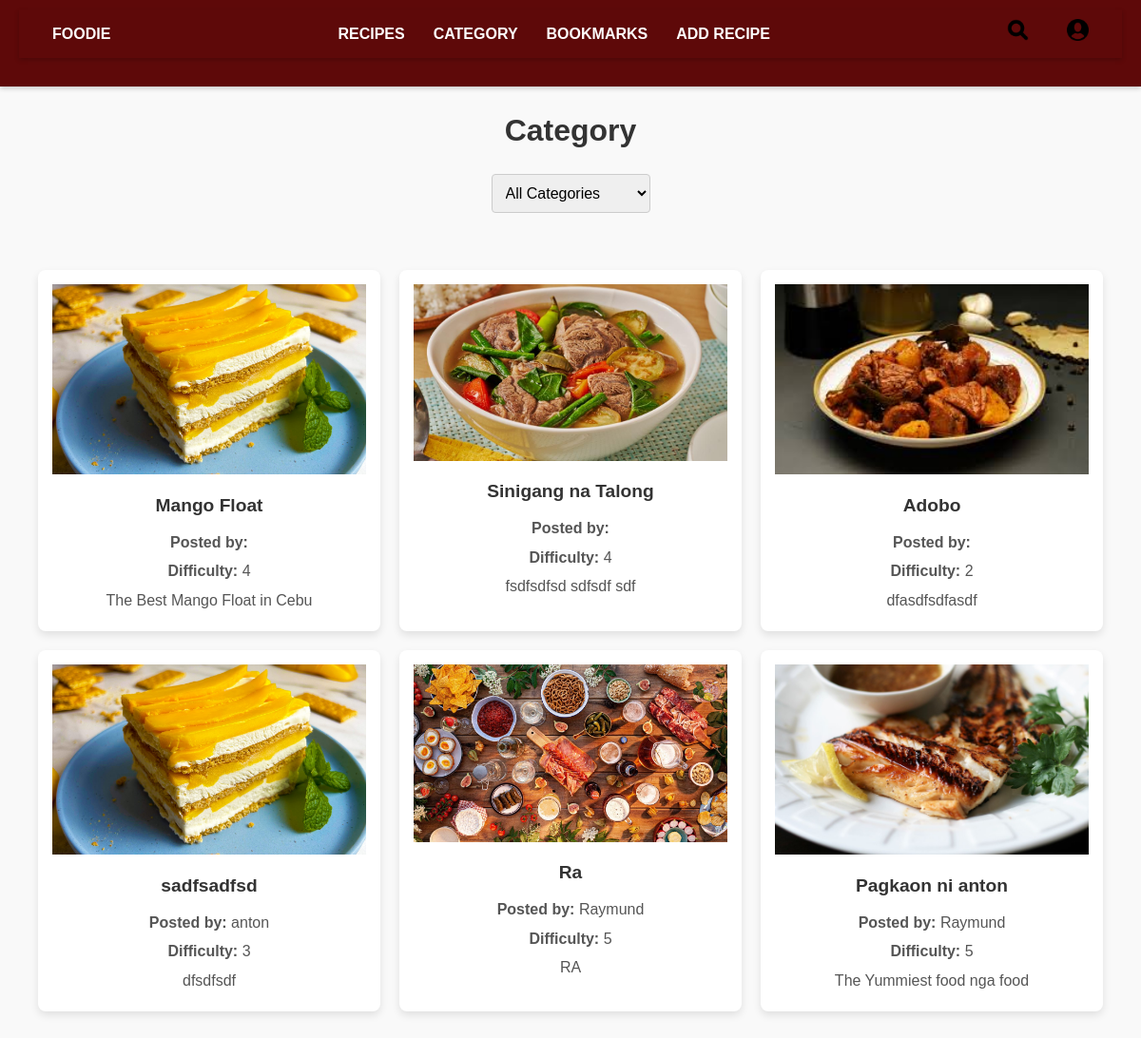
The page /cuisine/ on the database as committed earlier.
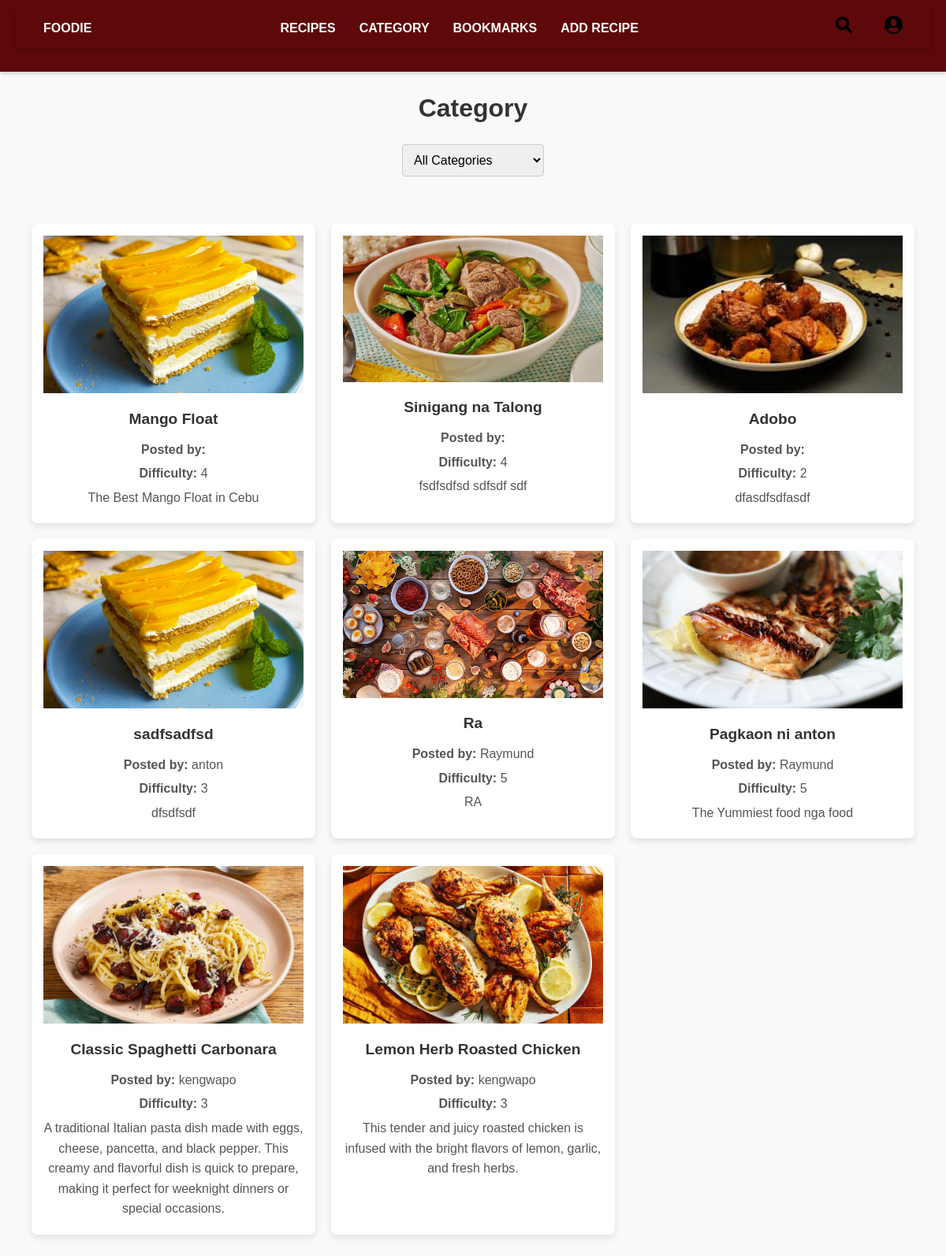
The same page on the database as committed later.
### Recipes/models.py (models this page shows, shortened)
class RecipePost(models.Model):
    title = models.CharField(max_length=200)
    user = models.ForeignKey(settings.AUTH_USER_MODEL, on_delete=models.SET_NULL, null=True, blank=True) #User, on_delete=models.CASCADE
    difficulty = models.IntegerField(validators=[MinValueValidator(1), MaxValueValidator(5)])  # Restrict to 1-5
    description = models.TextField(default='')
    category = models.CharField(max_length=50, default='Uncategorized')
    ingredients = models.TextField()
    directions = models.TextField(default='')
    image = models.ImageField(upload_to='recipe/images/', blank=True, null=True)  # Optional image field
    created_at = models.DateTimeField(auto_now=True)
    CATEGORY_CHOICES = [
        ('Comfort Food', 'Comfort Food'),
        ('International Eats', 'International Eats'),
        ('Breakfast & Brunch', 'Breakfast & Brunch'),
        ('Community Picks', 'Community Picks'),
    ]
    title = models.CharField(max_length=200)  # Recipe title
    user = models.ForeignKey(
        settings.AUTH_USER_MODEL,
        on_delete=models.SET_NULL,
        null=True,
        blank=True
    )  # Associated user, nullable and optional
    difficulty = models.IntegerField(
        validators=[MinValueValidator(1), MaxValueValidator(5)]
    )  # Difficulty level (1-5)
    description = models.TextField(default='')  # Brief description of the recipe
    category = models.CharField(
        max_length=50,
        choices=CATEGORY_CHOICES,
        default='Uncategorized'
    )  # Recipe category with predefined choices
    ingredients = models.TextField()  # Ingredients list
    directions = models.TextField(default='')  # Step-by-step directions
    image = models.ImageField(
        upload_to='recipe/images/',
        blank=True,
        null=True
    )  # Optional recipe image
    created_at = models.DateTimeField(auto_now=True)  # Timestamp of creation

### Recipes/views.py (the view)
# urls.py: path('cuisine/', cuisine_view, name='recipe_cuisine'),
def cuisine_view(request):
    categories = RecipePost.objects.values_list('category', flat=True).distinct()
    selected_category = request.GET.get('category', None)
    if selected_category:
        recipes = RecipePost.objects.filter(category=selected_category)
    else:
        recipes = RecipePost.objects.all()
    context = {
        'categories': categories,
        'recipes': recipes,
        'selected_category': selected_category,
        'show_dropdown': True,  # Show dropdown for general browsing
    }
    return render(request, 'recipePost_cuisine.html', context)

### Recipes/templates/recipePost_cuisine.html (shortened to what this page needs)
<!DOCTYPE html>
<html lang="en">
<head>
</head>
<body>
    <header>
        {% include 'navbar.html' %}
    </header>
    <h1>Category</h1>
    <div class="dropdown">
        <form method="GET" action="">
            <select name="category" onchange="this.form.submit()">
                <option value="">All Categories</option>
            </select>
        </form>
    </div>
    <main>
        {% if recipes %}
            <div class="recipes-container">
                {% for recipe in recipes %}
                    <div class="recipe-card">
                        {% if recipe.image %}
                            <img src="{{ recipe.image.url }}" alt="{{ recipe.title }}">
                        {% endif %}
                        <h2>{{ recipe.title }}</h2>
                        <p><strong>Posted by:</strong> {{ recipe.user.username }}</p>
                        <p><strong>Difficulty:</strong> {{ recipe.difficulty }}</p>
                        <p>{{ recipe.description }}</p>
                    </div>
                {% endfor %}
            </div>
        {% else %}
            <p class="no-recipes">No recipes found for the selected category.</p>
        {% endif %}
    </main>
</body>
</html>

### HomePage/templates/navbar.html (shortened to what this page needs)
{% load static %}
<!DOCTYPE html>
<html>
<head>
</head>
<body>
  <header>
    <nav>
      <div>
        <a href="{% url 'HomePage:home' %}">FOODIE</a>
      </div>
      <div>
        <a href="{% url 'recipe_list' %}">RECIPES</a>
        <a href="{% url 'recipe_cuisine' %}">CATEGORY</a>
        <a href="{% url 'bookmark_list' %}">BOOKMARKS</a>
        <a href="{% url 'recipe_create' %}">ADD RECIPE</a>
      </div>
      <div>
        <a href="{% url 'recipe_search' %}">
          <img src="{% static 'images/Search.png' %}" alt="Search">
        </a>
        <div class="profile-dropdown">
          <a href="#">
            <img src="{% static 'images/Account.png' %}" alt="Account">
          </a>
      </div>
      </div>
    </nav>
  </header>
</body>
</html>

### Recipes/templates/recipePost_cuisine.html (style rules this page uses)
body { font-family: Arial, sans-serif; margin: 0; padding: 0; background-color: #f3f3f3; }
header { margin-bottom: 20px; }
h1 { text-align: center; color: #333; margin-bottom: 20px; }
.dropdown { text-align: center; margin-bottom: 20px; }
.dropdown select { padding: 10px; font-size: 1rem; border: 1px solid #ccc; border-radius: 4px; }
.recipes-container { display: grid; grid-template-columns: repeat(auto-fit, minmax(300px, 1fr)); gap: 20px; padding: 0 20px; }
.recipe-card { background-color: #fff; border-radius: 8px; box-shadow: 0 4px 8px rgba(0, 0, 0, 0.1); overflow: hidden; text-align: center; padding: 15px; }
.recipe-card img { width: 100%; max-height: 200px; object-fit: cover; }
.recipe-card h2 { font-size: 1.2rem; margin: 10px 0; }
.recipe-card p { color: #555; margin: 5px 0; }

Rows that differ between the two databases and show on the page:
added RecipePost: image (picture), title "Classic Spaghetti Carbonara", user.username "kengwapo", difficulty "3", description "A traditional Italian pasta dish made with eggs, cheese, pancetta, and black pepper. This creamy and flavorful dish is quick to prepare, making it perfect for weeknight dinners or special occasions."
added RecipePost: image (picture), title "Lemon Herb Roasted Chicken", user.username "kengwapo", difficulty "3", description "This tender and juicy roasted chicken is infused with the bright flavors of lemon, garlic, and fresh herbs."
